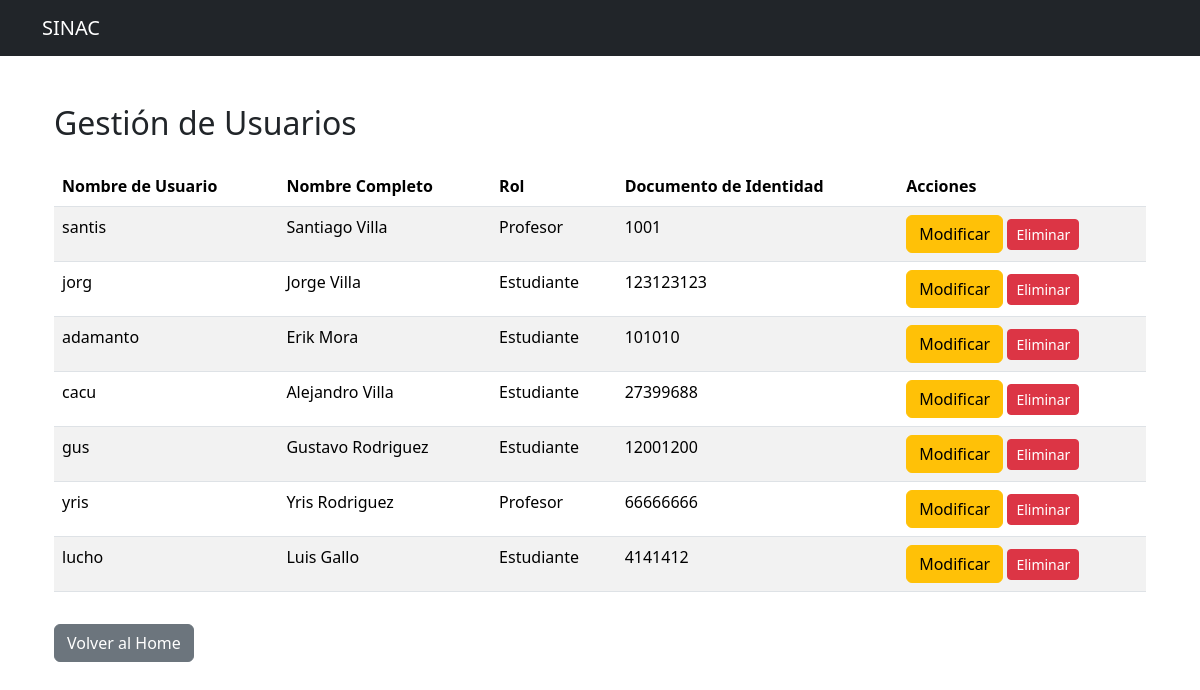
Before: /usuarios/ (signed in) with the older database file.
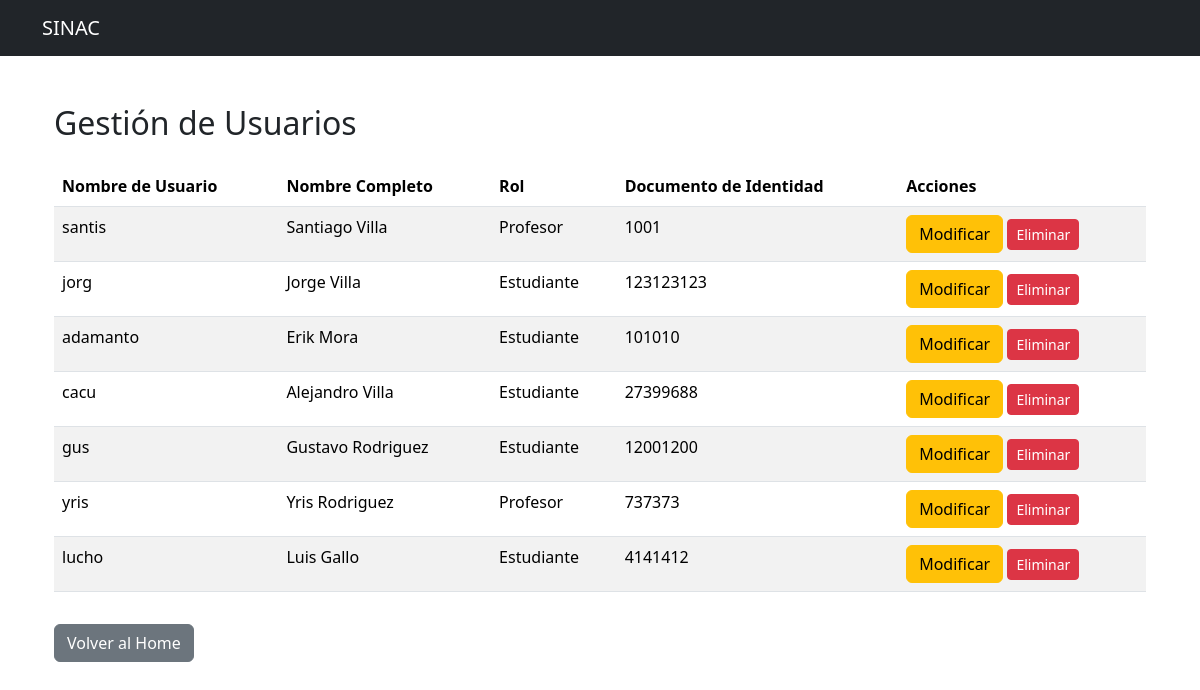
After: the same page with the newer database file.
### SINAC/models.py (models this page shows, shortened)
class Usuario(AbstractUser):
    ADMINISTRADOR = 'ADMINISTRADOR'
    ESTUDIANTE = 'ESTUDIANTE'
    PROFESOR = 'profesor'
    ROLES = [
        (ADMINISTRADOR, 'Administrador'),
        (ESTUDIANTE, 'Estudiante'),
        (PROFESOR, 'Profesor'),
    ]
    rol = models.CharField(max_length=20, choices=ROLES, default=ESTUDIANTE)

class Profesor(models.Model):
    usuario = models.OneToOneField(Usuario, on_delete=models.CASCADE)
    direccion = models.CharField(max_length=255)
    fecha_nacimiento = models.DateField()
    telefono = models.CharField(max_length=15)
    documento = models.CharField(max_length=20, unique=True)
    email = models.EmailField(unique=True)

### SINAC/views.py (the view)
# urls.py: path('usuarios/', lista_usuarios, name='lista_usuarios'),
@login_required
@user_passes_test(es_admin)
def lista_usuarios(request):
    usuarios = Usuario.objects.filter(is_superuser=False)
    return render(request, 'lista_usuarios.html', {'usuarios': usuarios})

### SINAC/views.py (called while the page is built)
def es_admin(user):
    return user.is_superuser

### templates/lista_usuarios.html (shortened to what this page needs)
{% extends 'base.html' %}
{% block content %}
<div class="container mt-5">
    <h2 class="mb-4">Gestión de Usuarios</h2>
    <table class="table table-striped">
        <thead>
            <tr>
                <th>Nombre de Usuario</th>
                <th>Nombre Completo</th>
                <th>Rol</th>
                <th>Documento de Identidad</th>
                <th>Acciones</th>
            </tr>
        </thead>
        <tbody>
            {% for usuario in usuarios %}
            <tr>
                <td>{{ usuario.username }}</td>
                <td>{{ usuario.first_name }} {{ usuario.last_name }}</td>
                <td>
                    {% if usuario.rol == 'ADMINISTRADOR' %}Administrador
                    {% elif usuario.rol == 'ESTUDIANTE' %}Estudiante
                    {% elif usuario.rol == 'profesor' %}Profesor
                    {% endif %}
                </td>
                <td>
                    {% if usuario.rol == 'ESTUDIANTE' %}
                        {{ usuario.estudiante.documento }}
                    {% elif usuario.rol == 'profesor' %}
                        {{ usuario.profesor.documento }}
                    {% else %}
                        N/A
                    {% endif %}
                </td>
                <td>
                    <a href="{% url 'modificar_usuario' usuario.id %}" class="btn btn-warning">Modificar</a>
                    <a href="{% url 'eliminar_usuario' usuario.id %}" class="btn btn-danger btn-sm">
                        Eliminar
                    </a>
                </td>
            </tr>
            {% endfor %}
        </tbody>
    </table>
    <a href="{% url 'home_admin' %}" class="btn btn-secondary mt-3">Volver al Home</a>
</div>
{% endblock %}

Changed rows visible on the page:
changed Usuario "yris": profesor.documento "66666666" → "737373"
